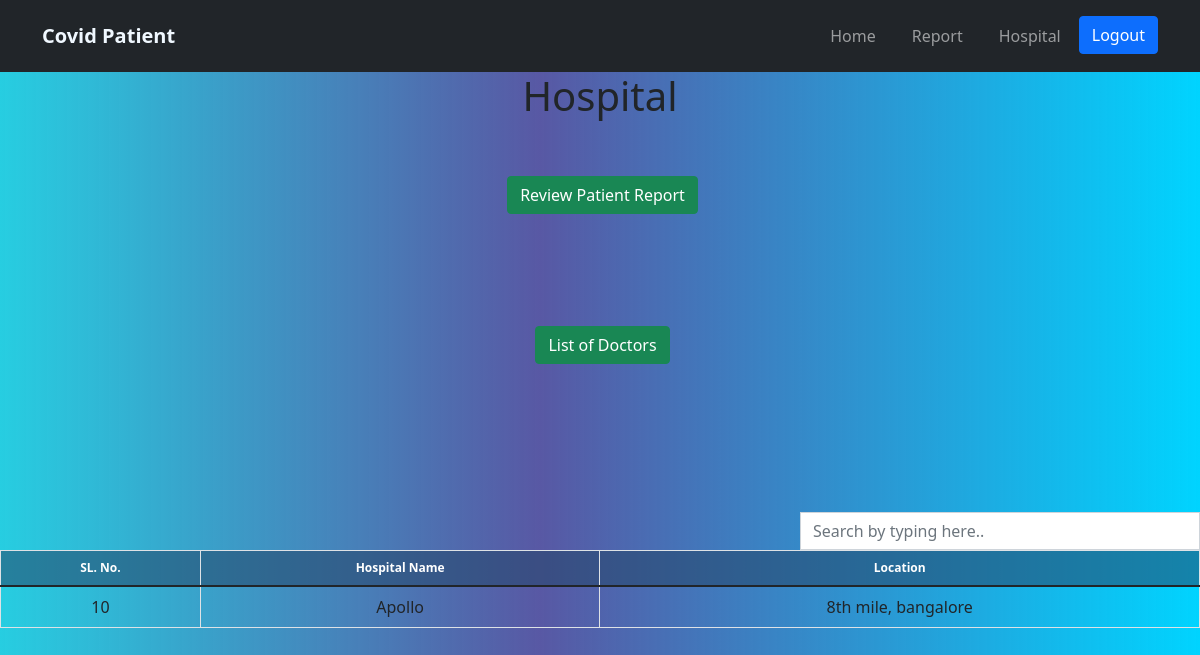
Page /hospital.php on the earlier database version.
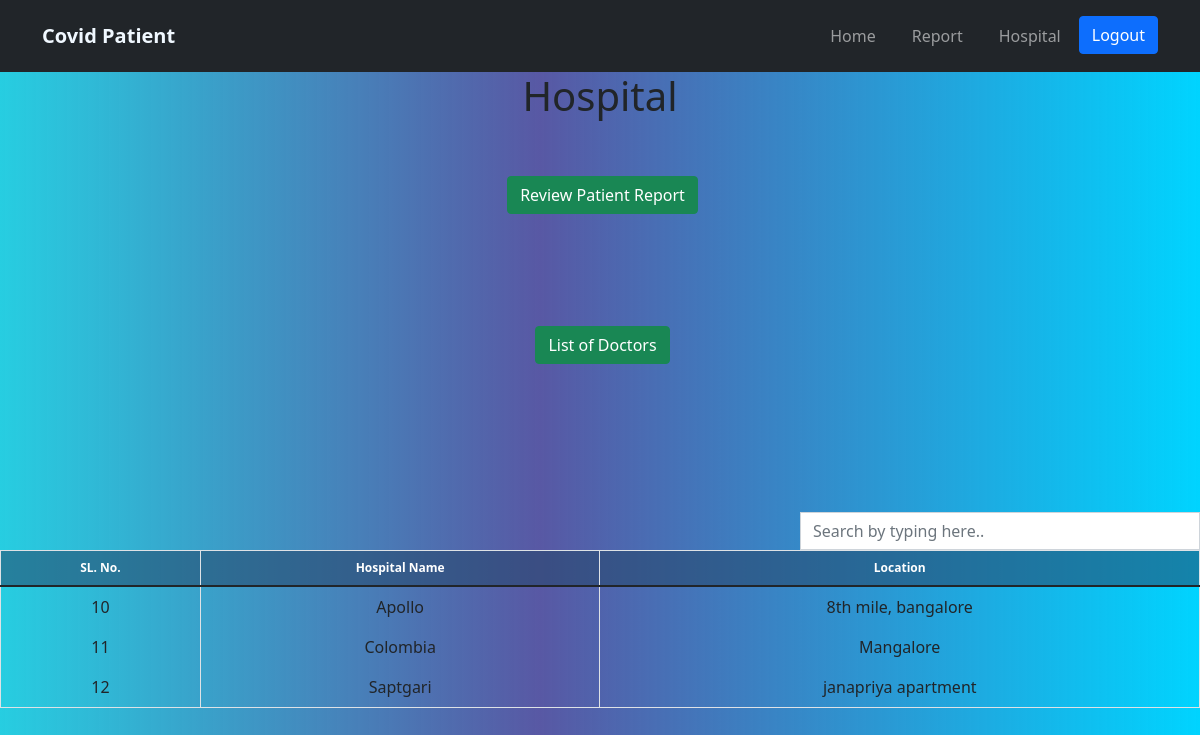
Same page on the later database version.
### tables this page shows
CREATE TABLE `hospital` (
  `hid` int(11) NOT NULL,
  `hname` varchar(255) NOT NULL,
  `location` text NOT NULL
);

### hospital.php (the view, shortened to what this page needs)
<!DOCTYPE html>
<html lang="en">
<head>
</head>
<body style="text-align: center;">
  <h1>Hospital</h1>
  <p style="padding: 3em;"><a href='./covid_test.php' style="color: aliceblue;">
      <button class="btn btn-success" style="margin-left: 5px;">
        Review Patient Report
      </button></a>
  </p>
  <p style="padding: 3em;"><a href='./doctor.php' style="color: aliceblue;">
      <button class="btn btn-success" style="margin-left: 5px;">
        List of Doctors
      </button></a>
  </p>
  <div class="col-md-12 search-table-col">
    <div class="form-group pull-right col-lg-4"><input type="text" class="search form-control" placeholder="Search by typing here.."></div><span class="counter pull-right"></span>
    <div class="table-responsive table table-hover table-bordered results">
      <table class="table table-hover table-bordered">
        <thead class="bill-header cs">
          <tr>
            <th id="trs-hd-1" class="col-lg-1">SL. No.</th>
            <th id="trs-hd-2" class="col-lg-2">Hospital Name</th>
            <th id="trs-hd-3" class="col-lg-3">Location</th>
          </tr>
        </thead>
        <tbody>
          <?php
          $server = 'localhost';
          $user = "root";
          $password = "";
          $conn = mysqli_connect($server, $user, $password);
          $sql = "SELECT * FROM covid_patient.hospital";
          $result = mysqli_query($conn, $sql);
          if ($result->num_rows <= 0) {
            echo '<tr class="warning no-result">
            <td colspan="12"><i class="fa fa-warning"></i> No Result !!!</td>
          </tr>';
          } else {
            while ($row = $result->fetch_assoc()) {
              echo '
                  <tr>
                    <td>' . $row["hid"] . '</td>
                    <td>' . $row["hname"] . '</td>
                    <td>' . $row["location"] . '</td>
                     </tr>
                    ';
            }
          }
          ?>
        </tbody>
      </table>
    </div>
  </div>
</body>
</html>

Differences in the rows shown:
added hospital: hid "11", hname "Colombia", location "Mangalore"
added hospital: hid "12", hname "Saptgari", location "janapriya apartment"
